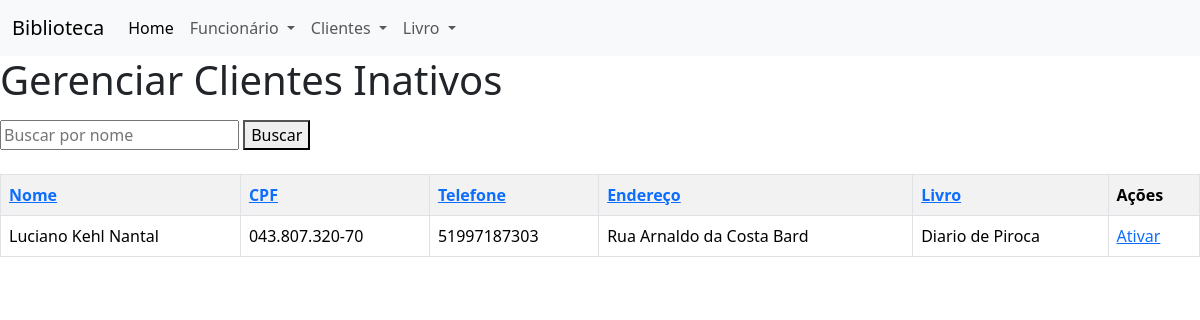
The page /clientes/inativos/ on the database its author committed.
### academico/models.py (models this page shows, shortened)
class Cliente(models.Model):
    nome = models.CharField(max_length=100)
    cpf = models.CharField(max_length=14, unique=True)
    telefone = models.CharField(max_length=15)
    endereco = models.CharField(max_length=200)
    livro = models.ForeignKey(
        Livro, on_delete=models.RESTRICT, related_name="clientes")
    ativo = models.BooleanField(default=True)

class Livro(models.Model):
    titulo = models.CharField(max_length=200)
    autor = models.CharField(max_length=150)
    editora = models.CharField(max_length=100)
    ano_publicacao = models.PositiveIntegerField()
    isbn = models.CharField(max_length=20, unique=True)
    genero = models.CharField(max_length=20, choices=GENERO_CHOICES)
    quantidade_disponivel = models.PositiveIntegerField(default=1)

### academico/views.py (the view)
# urls.py: path('clientes/inativos/', views.clientes_inativos, name='clientes_inativos'),
def clientes_inativos(request):
    query = request.GET.get('busca', '')
    if query:
        clientes = Cliente.objects.filter(ativo=False, nome__icontains=query)
    else:
        clientes = Cliente.objects.filter(ativo=False)
    return render(request, 'academico/lista_clientes.html', {
        'clientes': clientes,
        'ativos': False,
        'query': query
    })

### academico/templates/academico/lista_clientes.html
{% extends 'academico/base.html' %}
{% block content %}
{% if ativos %}
<h1>Gerenciar Clientes</h1>
{% else %}
<h1>Gerenciar Clientes Inativos</h1>
{% endif %}
<p>
<form method="get">
    <input type="text" name="busca" placeholder="Buscar por nome" value="{{ query|default:'' }}">
    <button type="submit">Buscar</button>
</form>
</p>
<table class="table table-bordered table-striped table-hover mt-4">
    <tr>
        {% if ativos %}
        <th><a href="{% url 'ordenar_clientes' 'nome' %}?busca={{ query }}">Nome</a></th>
        <th><a href="{% url 'ordenar_clientes' 'cpf' %}?busca={{ query }}">CPF</a></th>
        <th><a href="{% url 'ordenar_clientes' 'telefone' %}?busca={{ query }}">Telefone</a></th>
        <th><a href="{% url 'ordenar_clientes' 'endereco' %}?busca={{ query }}">Endereço</a></th>
        <th><a href="{% url 'ordenar_clientes' 'livro' %}?busca={{ query }}">Livro</a></th>
        {% else %}
        <th><a href="{% url 'ordenar_clientes_inativos' 'nome' %}?busca={{ query }}">Nome</a></th>
        <th><a href="{% url 'ordenar_clientes_inativos' 'cpf' %}?busca={{ query }}">CPF</a></th>
        <th><a href="{% url 'ordenar_clientes_inativos' 'telefone' %}?busca={{ query }}">Telefone</a></th>
        <th><a href="{% url 'ordenar_clientes_inativos' 'endereco' %}?busca={{ query }}">Endereço</a></th>
        <th><a href="{% url 'ordenar_clientes_inativos' 'livro' %}?busca={{ query }}">Livro</a></th>
        {% endif %}
        <th>Ações</th>
    </tr>
    {% for cliente in clientes %}
    <tr>
        <td>{{ cliente.nome }}</td>
        <td>{{ cliente.cpf }}</td>
        <td>{{ cliente.telefone }}</td>
        <td>{{ cliente.endereco }}</td>
        <td>{{ cliente.livro.titulo }}</td>
        <td>
            {% if ativos %}
            <a href="{% url 'editar_cliente' cliente.id %}">Editar</a>
            <a href="{% url 'excluir_cliente' cliente.id %}">Excluir</a>
            {% else %}
            <a href="{% url 'ativar_cliente' cliente.id %}">Ativar</a>
            {% endif %}
        </td>
    </tr>
    {% endfor %}
</table>
{% endblock %}

### rows shown on the page
Cliente: nome "Luciano Kehl Nantal", cpf "043.807.320-70", telefone "51997187303", endereco "Rua Arnaldo da Costa Bard", livro.titulo "Diario de Piroca"
